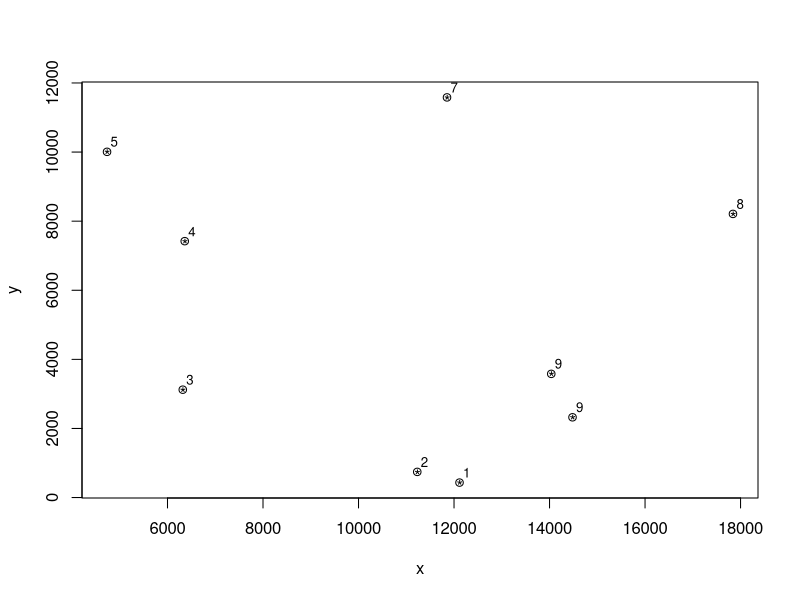

This figure's R source:
#!/usr/bin/env Rscript
# (Class Assignment | Narendra Joshi)
# (Travelling Salesman Problem Using A SOFM)

library(calibrate)

# intial values of parameters
alpha <- 0.89
epochs <- 100
  
# load info about cities
cities <- read.csv("cities.csv", header=TRUE)
ncities <- length(cities[,1])

# initial neighbourhood order =
# all the neurons
norder <- floor(ncities/2)

# coordinates of the cities
X <- as.matrix(cities[,2:3])

# initial weights of the circular feature map
w <- cbind(runif(ncities, min(X[,1]), max(X[,1])),
           runif(ncities, min(X[,2]), max(X[,2])))

# function for finding norm of a vector
norm <- function(x) {
  return(sqrt(sum(x^2)))
}

# get the value of alpha for a given node
getAlpha <- function(i, iwnode) {
  if (norder) {
    d <- abs(i - iwnode)
    dist <- min(d, abs(ncities - d))
    return(alpha * exp(-(((dist)^2)/norder)))
  }
  else if (i == iwnode)
    return(alpha)
  else return(0)
}

# update weights; iwnode = winning node index
getNewWeights <- function(w, x, alpha, norder) {
 # get the winner node index
  xrep <- matrix(rep(x, ncities), nrow = ncities, byrow=T)
  diff <- (xrep - w)
  # winner node index
  iwnode <- which.min(apply(diff, 1, norm))
  
 # alpha-matrix for different nodes in neighbourhood
  for (i in 1:ncities) {
    if (i == 1) {
      malpha <- rep(getAlpha(i, iwnode), 2)
    }
    else {
      malpha <- rbind(malpha, rep(getAlpha(i, iwnode), 2))
    }
  }
  w <- w + (malpha * diff)
  return(w)
}

# training period
while (norder >= 0) {
  for (t in 1:epochs) {
      for (i in 1:ncities) {
        cat ("Epoch #", t," presenting city #", i, "\n")
        w <- getNewWeights(w, X[i,], alpha, norder)
      }
    }
  norder <- (norder - 1)
  alpha <- (alpha - alpha/10)
}
cityOrder <- rep(0,ncities)

# reading results and plotting the results
plot(X, xlab="x", ylab="y")
for (i in 1:ncities) {
  xrep <- matrix(rep(X[i,], ncities), nrow = ncities, byrow = T)
  diff <- (xrep - w)
  # winner node index
  cityOrder[i] <- which.min(apply(diff, 1, norm))
  points(X[i,1], X[i,2], pch = '*')
}

# lets label cities in order
textxy(X[,1], X[,2], cityOrder, offset = 1, cex=0.8)
dev.copy(jpeg, "city-plot.jpg")
dev.off()
